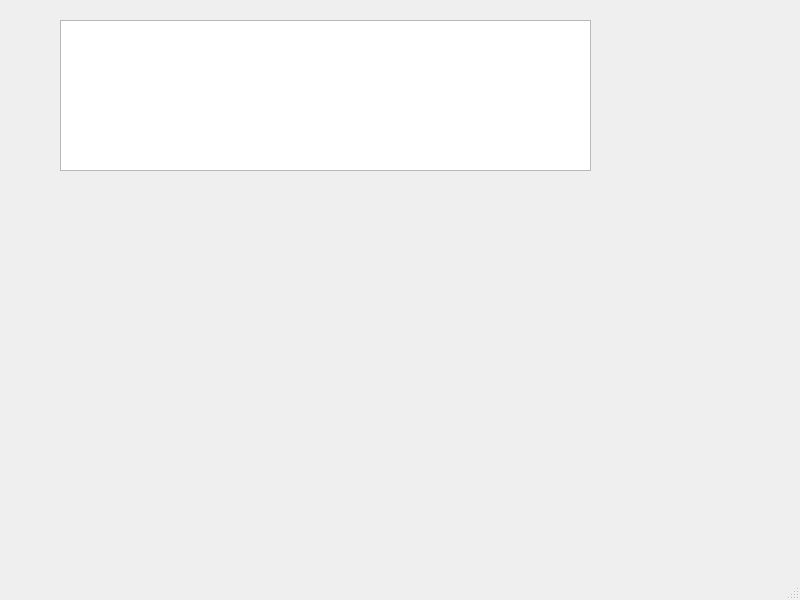
<?xml version="1.0" encoding="UTF-8"?>
<ui version="4.0">
 <class>MainWindow</class>
 <widget class="QMainWindow" name="MainWindow">
  <property name="geometry">
   <rect>
    <x>0</x>
    <y>0</y>
    <width>800</width>
    <height>600</height>
   </rect>
  </property>
  <property name="windowTitle">
   <string>MainWindow</string>
  </property>
  <widget class="QWidget" name="centralwidget">
   <widget class="QTextEdit" name="textEdit">
    <property name="geometry">
     <rect>
      <x>60</x>
      <y>20</y>
      <width>531</width>
      <height>151</height>
     </rect>
    </property>
   </widget>
  </widget>
  <widget class="QMenuBar" name="menubar">
   <property name="geometry">
    <rect>
     <x>0</x>
     <y>0</y>
     <width>800</width>
     <height>22</height>
    </rect>
   </property>
  </widget>
  <widget class="QStatusBar" name="statusbar"/>
 </widget>
 <resources/>
 <connections/>
</ui>
